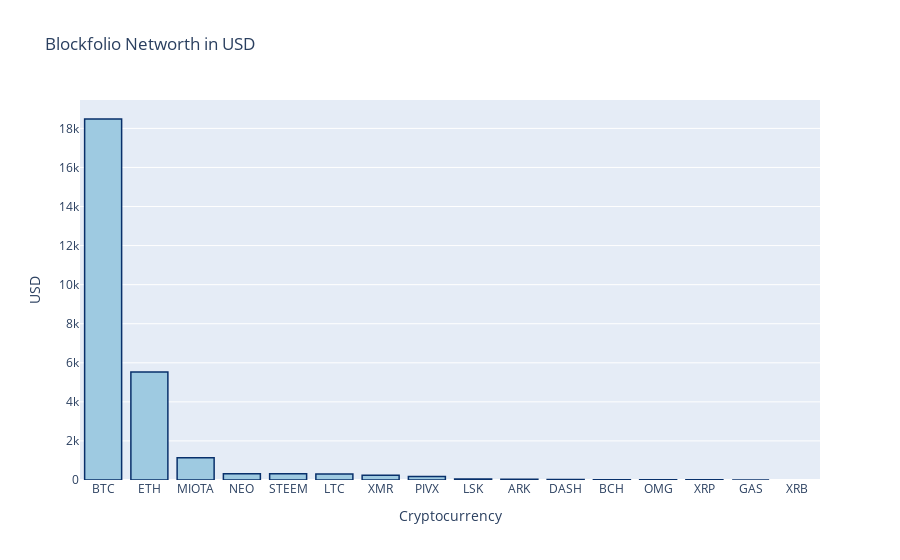

Source (notebook cell):
### Markdown cell above
#### Net Worth

Let's plot the worth of each asset in descending order:

### Code cell
marker = dict(color='rgb(158,202,225)',
              line=dict(color='rgb(8,48,107)', width=1.5))

layout = go.Layout(title='Blockfolio Networth in USD',
                   xaxis=dict(title='Cryptocurrency'),
                   yaxis=dict(title='USD'))
              
value_chart=go.Bar(x=merged_data.symbol, y=merged_data.value_usd, marker=marker)

fig = go.Figure(data=[value_chart], layout=layout)
py.iplot(fig)

### Figure 1 — Plotly figure (JSON) as saved in the notebook; plotly's stock layout.template omitted (floating-point values rounded to 4 significant figures)
{"data": [{"marker": {"color": "rgb(158,202,225)", "line": {"color": "rgb(8,48,107)", "width": 1.5}}, "type": "bar", "x": ["BTC", "ETH", "MIOTA", "NEO", "STEEM", "LTC", "XMR", "PIVX", "LSK", "ARK", "DASH", "BCH", "OMG", "XRP", "GAS", "XRB"], "y": [18480.0, 5534.0, 1134.0, 316.7, 314.3, 306.0, 240.3, 177.1, 49.9, 36.72, 23.39, 7.318, 6.612, 6.409, 0.1249, null]}], "layout": {"title": {"text": "Blockfolio Networth in USD"}, "xaxis": {"title": {"text": "Cryptocurrency"}}, "yaxis": {"title": {"text": "USD"}}}}
